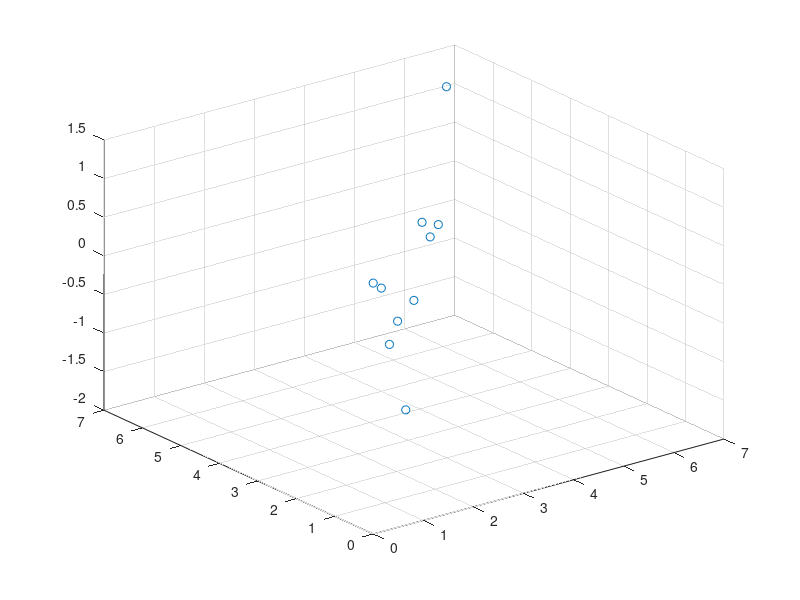

Reproduce this figure in MATLAB.
f = @(x1,x2) .75*cos(x1)+.25*sin(4*x1)+.5*sin(2*x2)+.5*cos(3*x2);

figure(1)

ns = 10;

x1v = linspace(0,2*pi,ns);
x2v = linspace(0,2*pi,ns);
yv = f(x1v,x2v);

scatter3(x1v,x2v,yv)